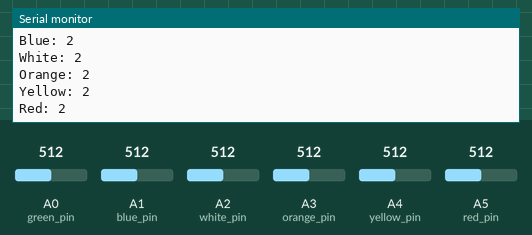
Simulated run of this sketch. Board: Arduino Uno, built with avr-gcc and run on an emulated ATmega328P. Shown: the last lines printed to the serial monitor. The inputs (shaded band) are chosen by the test bench; at power-on: A0 (green_pin) = 512, A1 (blue_pin) = 512, A2 (white_pin) = 512, A3 (orange_pin) = 512, A4 (yellow_pin) = 512, A5 (red_pin) = 512.

Above: at 1.8 s.
1.9 s: A0 (green_pin) set to 490
3.4 s: A1 (blue_pin) set to 490
4.9 s: A2 (white_pin) set to 490
6.4 s: A3 (orange_pin) set to 490
At 7.7 s:
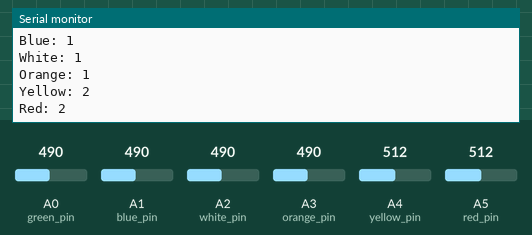
7.9 s: A4 (yellow_pin) set to 490
At 8.8 s:
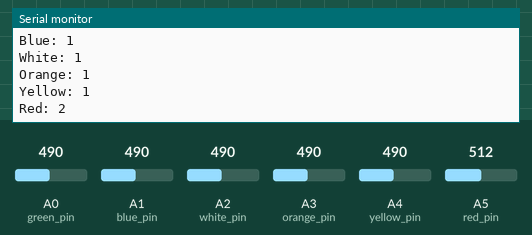
9.4 s: A5 (red_pin) set to 490
At 10.7 s:
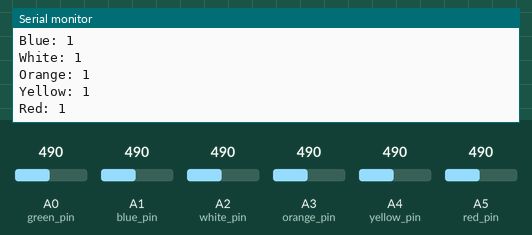

Measured:
- after the input at 6.4 s, the serial monitor: prints a new line after 0.65 s (image 1)
- after the input at 7.9 s, the serial monitor: prints a new line after 0.16 s (image 2)
- after the input at 9.4 s, the serial monitor: prints a new line after 0.67 s (image 3)

The sketch:

wires_game_test_circuit.ino
```cpp
/*
  Basic wiring program (POC) for wires game.
  This verifies that the wires are reading correctly.

  Reads against 3 states:
   - High rail connected
   - Low rail connected
   - Disconnected

  High rail sould be connected to 3V3 terminal.
  Low rail should be connected by 10K to 3V3 and 10K to GND (sits between two 10K resistors).
  All input wires should have 100K pull-down to GND, then conncted to inputs specified below.
*/
const int green_pin = A0;
const int blue_pin = A1;
const int white_pin = A2;
const int orange_pin = A3;
const int yellow_pin = A4;
const int red_pin = A5;

const int low_thresh = 100;
const int up_thresh = 500;

const bool debug = true;
const int raw_debug = false;

int mapPinValue(int input) {
  // Maps the input value against uneven thresholds for 3-level mapping
  int output = 0;
  if (input > up_thresh) {
    output = 2;
  }
  else {
    if (input > low_thresh) {
      output = 1;
    }
  }

  return output;
}

void printWireValue(int val_pin, String col) {
  // Prints the mapped value of a colour to Serial for debugging
  int val_in = analogRead(val_pin);
  if (raw_debug == false) {
    val_in = mapPinValue(val_in);
  }
  Serial.print(col + ": ");
  Serial.println(val_in);
}

void setup() {

  if (debug == true) {
    Serial.begin(9600);
  }

}

void loop() {
  // put your main code here, to run repeatedly:
if (debug == true) {
  printWireValue(green_pin, "Green");
  printWireValue(blue_pin, "Blue");
  printWireValue(white_pin, "White");
  printWireValue(orange_pin, "Orange");
  printWireValue(yellow_pin, "Yellow");
  printWireValue(red_pin, "Red");
}

Serial.println("");
delay(1000);

}
```
